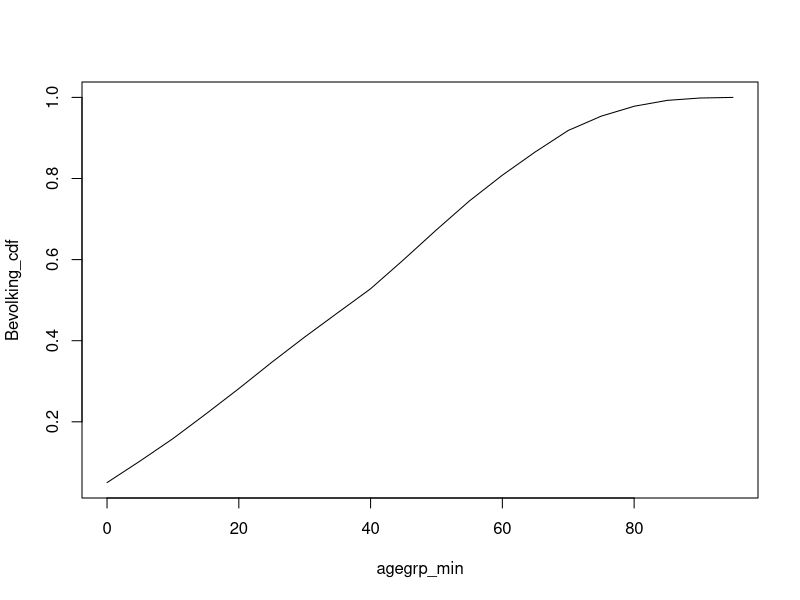
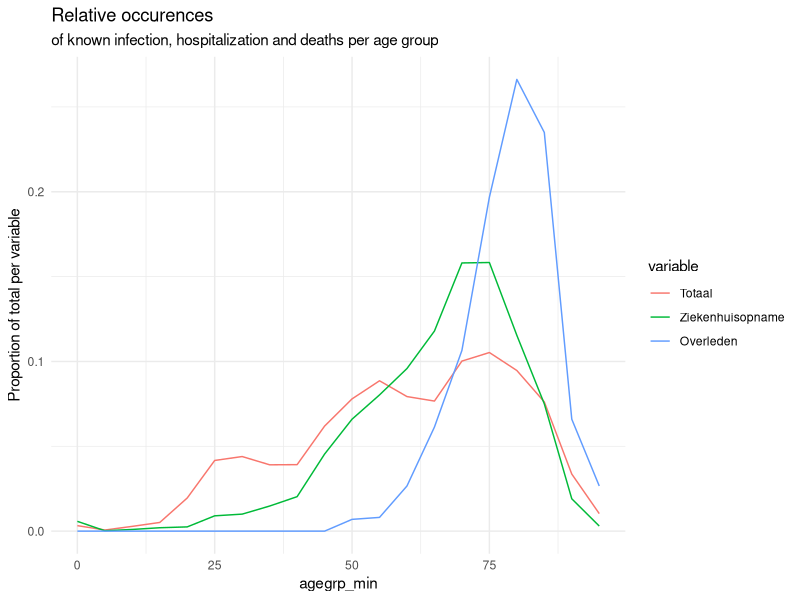
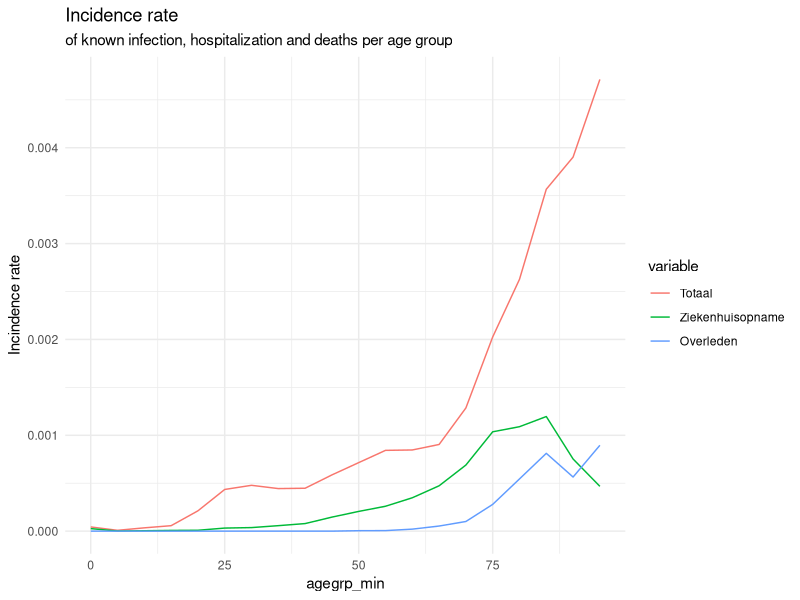
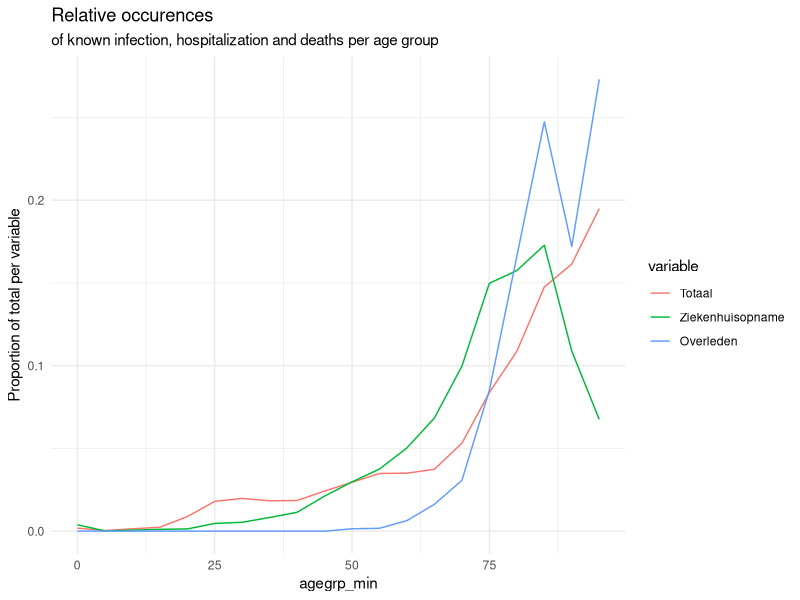

These figures' R source, in order: (Note: this script raises an error after producing the figures.)
# merge datas and model

library(ggplot2)
library(dplyr)
library(purrr)
library(stringr)
library(data.table)

table <- function(...) base::table(..., useNA='always')

# get the (curated) data
agetable <- fread(here::here('data', 'agetable.csv'), na.strings = '')
dems     <- fread(here::here('data', 'demographics.csv'), na.strings='')

## normalize 
dems[, Bevolking_prop:=Bevolking / sum(Bevolking)]
### make one with both sexes
grpvars <- c('agegrp_min', 'agegrp_max', 'Leeftijdsgroep')
demsmf <- dems[,list(
  Bevolking=sum(Bevolking),
  Bevolking_prop=sum(Bevolking_prop)
), by = grpvars]
# demsmf[, plot(agegrp_min, Bevolking)]

# make a long version of the data
## remove missing age group (is tiny and not relevant for relative rates)
grpvars <- c('agegrp_min', 'agegrp_max', 'Leeftijdsgroep')
agem <- melt(agetable[!is.na(Leeftijdsgroep)], id.vars=grpvars,
             measure.vars=c('Totaal', 'Ziekenhuisopname', 'Overleden'),
             value.name='casecount')

## calculate proportions
agem[, prop:=casecount / sum(casecount), by = c('variable')]

## standardize per demographics
mvars <- c('Bevolking', 'Bevolking_prop')
### make incidencerates by merging data on age group
agem[demsmf, incidencerate:=casecount / i.Bevolking, on='Leeftijdsgroep']
### make normalized incidence rate (as prop of total)
agem[, ir_norm:=incidencerate / sum(incidencerate), by = 'variable']

## plots

### ecdf of age
demsmf[order(agegrp_min), Bevolking_cum:=cumsum(Bevolking)]
demsmf[, Bevolking_cdf:=Bevolking_cum / sum(Bevolking)]
demsmf[, plot(agegrp_min, Bevolking_cdf, type='l')]

agem %>%
  ggplot(aes(x=agegrp_min,y=prop,group=variable,col=variable)) + 
  geom_line() + theme_minimal() + 
  ggtitle('Relative occurences',  'of known infection, hospitalization and deaths per age group') +
  labs(y='Proportion of total per variable')

## plots
agem %>%
  ggplot(aes(x=agegrp_min,y=incidencerate,group=variable,col=variable)) + 
  geom_line() + theme_minimal() + 
  ggtitle('Incidence rate',  'of known infection, hospitalization and deaths per age group') +
  labs(y='Incindence rate')

agem %>%
  ggplot(aes(x=agegrp_min,y=ir_norm,group=variable,col=variable)) + 
  geom_line() + theme_minimal() + 
  ggtitle('Relative occurences',  'of known infection, hospitalization and deaths per age group') +
  labs(y='Proportion of total per variable')

## make some scenarios
marginaldeathrates <- seq(0.005, 0.035, by=0.005)
herdimmunityprops  <- seq(0.6, 0.8, by=0.05)
freeages           <- c(65, 130)
                          
### look at minimum age to get at least this amount of the people infected
Bevolking_cdf_fn  <- approxfun(x=demsmf$agegrp_max, y=demsmf$Bevolking_cdf)
Bevolking_icdf_fn <- approxfun(x=demsmf$Bevolking_cdf, y=demsmf$agegrp_max)
maxfreeage  <- Bevolking_icdf_fn(herdimmunityprop)
maxfreeages <- Bevolking_icdf_fn(herdimmunityprops)
print(paste0('maximum age for non-restricted movement to get at least ', 
             herdimmunityprop,
             ' herd immunity:'))
print(data.table(herdimmunityprop=herdimmunityprops,
                 maxfreeage=maxfreeages))

#### define settings
settings <- CJ(
  marginaldeathrate = marginaldeathrates,
  herdimmunityprop  = herdimmunityprops,
  freeage           = freeages,
  dumkey            = 1
)
settings[, setting_idx:=1:.N]
settings[, herd_needed:=herdimmunityprop*demsmf[, sum(Bevolking)]]
settings[, herd_avail:=demsmf[agegrp_max<freeage, max(Bevolking_cum)], by = 'setting_idx']
settings[, herd_prop:=herd_needed/herd_avail]

## using these equations:

# R_{marg} = \sum_i{p_i*R_i}
# Where $p_i$ the proportion of the population in age group $i$, 
# $R_i$ the death rate in that age group
# Introduce a single factor R such that $R_i = R * rr_i$, and that $\sum_i{rr_i}=1$
# Then
# R_{marg} = \sum_i{p_i*R*rr_i} = R * \sum_i{p_i*rr_i}
# So now we have that
# R = \frac{R_{marg}}{\sum_{p_i*rr_i}}
# Calculate $\sum_{p_i*rr_i} := ir_mu$
ir_mu = agem[variable=='Overleden'][demsmf, sum(ir_norm*i.Bevolking_prop), on='Leeftijdsgroep']
settings[, Rfactor:=marginaldeathrate / ir_mu]

#### create outer tables for each setting
agem[, dumkey:=1]
dfs <- agem[variable=='Overleden'][settings, on='dumkey', allow.cartesian=T]


#### calculate number infected
dfs[, inherd:=agegrp_max < freeage]
dfs[demsmf, Bevolking:=i.Bevolking, on='Leeftijdsgroep']
dfs[demsmf, Bevolking_prop:=i.Bevolking_prop, on='Leeftijdsgroep']
dfs[, num_infected:=herd_prop*Bevolking*as.numeric(agegrp_max<freeage)]


##### calculate total number of deaths
dfs[, deathrate:=Rfactor*ir_norm]
###### make sure the marginal death rates are ok
drs <- dfs[, list(obs_marginaldeathrate=sum(Bevolking_prop*deathrate)), by=c('setting_idx', 'marginaldeathrate')]
stopifnot(drs[, all.equal(obs_marginaldeathrate, marginaldeathrate)])
dfs[, deaths:=deathrate*num_infected]

### define a baseline (freeage==130)
baseline <- dfs[freeage==130]
dfs[baseline, deathdifference:=deaths - i.deaths, 
    on=c('marginaldeathrate', 'herdimmunityprop', 'Leeftijdsgroep')]
dfs[, excessdeaths:=ifelse(deathdifference>0, deathdifference, 0)]
dfs[, preventeddeaths:=ifelse(deathdifference<0, -deathdifference, 0)]
dfs[, totaldeaths:=sum(deaths), by='setting_idx']

## tables
totaldeaths <- dfs[, list(deaths=sum(deaths), 
                          num_infected=sum(num_infected)),
    by=c('marginaldeathrate', 'herdimmunityprop', 'freeage', 'setting_idx')]
totaldeaths[order(deaths)]
dcast(totaldeaths, herdimmunityprop~freeage+marginaldeathrate, value.var='deaths')

livessaved <- dcast(totaldeaths[freeage==max(freeage)], herdimmunityprop~marginaldeathrate, value.var='deaths') - 
              dcast(totaldeaths[freeage==min(freeage)], herdimmunityprop~marginaldeathrate, value.var='deaths')
livessaved 

## plots
### deathrate
dfs %>%
  .[!duplicated(paste0(marginaldeathrate, Leeftijdsgroep))] %>%
  mutate(marginaldeathrate=factor(marginaldeathrate)) %>%
  ggplot(aes(x=agegrp_min, y=deathrate, grp=marginaldeathrate,
             col=marginaldeathrate)) + 
  geom_line() + 
  theme_minimal() + 
  ggtitle('Age-specific death rate', 'per marginal death rate')

dfs %>% 
  mutate(freeage=factor(freeage)) %>%
  ggplot(aes(x=agegrp_min, y=deaths, group=setting_idx, col=freeage)) + 
  geom_line() + 
  facet_grid(herdimmunityprop~marginaldeathrate) + 
  theme_minimal() + 
  ggtitle('Total number of deaths', 'Per marginal deathrate and herd immunity proportion, and isolation type (freeage)')

dfs %>% 
  .[freeage<130] %>%
  .[excessdeaths>=0,] %>%
  mutate(freeage=factor(freeage)) %>%
  ggplot(aes(x=agegrp_min, y=excessdeaths, group=setting_idx)) + 
  geom_line() + 
  facet_grid(herdimmunityprop~marginaldeathrate) + 
  theme_minimal() + 
  ggtitle('Excess deaths', 'Deaths that would not have occured in the non-selective isolation method')

dfs %>%
  .[freeage<130] %>%
  ggplot(aes(x=totaldeaths, y=excessdeaths, grp=Leeftijdsgroep)) + 
  geom_line() + 
  facet_wrap(~Leeftijdsgroep) + 
  theme_minimal() + 
  ggtitle('Excess deaths', 'Versus total deaths')
  
dfs %>%
  .[freeage<130] %>%
  .[, preventeddeaths:=sum(preventeddeaths), by='setting_idx'] %>%
  ggplot(aes(x=preventeddeaths, y=excessdeaths, grp=Leeftijdsgroep)) + 
  geom_line() + 
  facet_wrap(~Leeftijdsgroep) + 
  theme_minimal() + 
  ggtitle('Excess deaths', 'Versus preventeddeaths')
  

